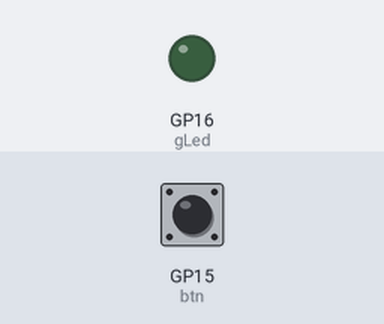
A program run on a simulated Raspberry Pi Pico running MicroPython. Parts: output pins drawn as LEDs (lit = HIGH). The inputs (shaded band) are chosen by the test bench; at power-on: GP15 (btn) LOW. Library files of the repository ran but are not shown: queue.py; what the program prints to the serial console is not drawn.

Above: at 0.1 s.
At 121.1 s:
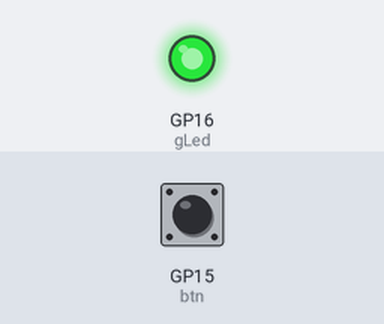
Timing chart, 0 to 122.6 s (numbered marks = the images above):
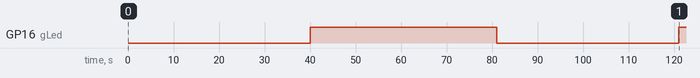

Measured:
- by itself, GP16 (gLed): LOW → HIGH at 40.0 s, → LOW 41.0 s later, → HIGH 40.0 s later

The program:

Asyncio_Digi_Key.py
```python
'''
Syncio from Digi_key
concurrency and mutitasking
TIme_slicing
RTOS real time operating sysytem
https://github.com/peterhinch/micropython-async/blob/46438be23632cc3d74d9ecd72768c9108dde1298/v3/README.md
uasuyncio does not have queue function, version three, primitives has a
https://github.com/peterhinch/micropython-async/blob/46438be23632cc3d74d9ecd72768c9108dde1298/v3/docs/TUTORIAL.md#35-queue

https://github.com/peterhinch/micropython-async/blob/46438be23632cc3d74d9ecd72768c9108dde1298/v3/docs/THREADING.md

'''
import uasyncio
# from machine import Pin
# import time

# gPin=16
# gLed=Pin(gPin,Pin.OUT)
# rPin = 17
# rLed=Pin(rPin,Pin.OUT)
# ##1 make co-routine on a timer. will not switch between functions automatically,
# ## so need a function to do so,  whis is the  await uasyncio.sleep(delay)
# ##  'await' = It tells us to wait for the funtion to finish the future object, in this case 'sleep'
# async def blink(delay):
#     while True:
#         gLed.toggle()
#         await uasyncio.sleep(delay)
# ## Every uasyncio function must be part of the event loop. works as scheduler
# ## Need to call ' .run ' function to call on the main function. The 'create_task()'  is similar to await BUT returns IMMEDIATELY
# ## to start running the multi task program, need to start the event loop and run the 'entry point.'  Only can
# ## call one co-routine program from .run at a tinme.
# async def main():
#     # await blink(.3)
#     uasyncio.create_task(blink(.5))
#     ### if have 'await blink(.3)', instead of the above 'create_task' , the  blink fx never runs. it just becomes a 'futyure object.'
#     count=0

#     while True:  ## looks like I have to have the while loop be shorter than the called co Routine Blink
#         timeStart=time.time()
#         print(timeStart)
#         rLed.value(1)
#         time.sleep(.2)
#         rLed.value(0)
#         time.sleep(.2)
#         print('bloop  ',count)
#         count +=1
#         timeStop=time.time()
#         timeDelta=time.ticks_diff(timeStop,timeStart)
#         print(timeDelta)
#         timeStart=timeStop
#         await uasyncio.sleep(.001)

# uasyncio.run(main())

'''


'''
# import machine
# import uasyncio
# # settings
# gPin=17
# gLed=machine.Pin(gPin,machine.Pin.OUT)

# # CoRoutine: blink in a timer  Co-poperative mutltitasking
# async def blink(delay):
#     while True:
#         gLed.toggle()
#         await uasyncio.sleep(delay) # need to have an await function/ is a keyword whdcih says wait for the functio to complete

# # co routine: create an entry point for the asycncio program.  without await and just a delay, it creates a future object.Need to call with await
# ########### option 1
# # async def main():
# #     blink(0.2)  ## as is, the blink function is not called, just gives us a 'future object.
# #     print('done')
# # uasyncio.run(main())
# ################## option 2
# ## need to point uasyncio to the entry point to get it running.
# ## start event loop and run entry point coroutine
# ## only one run function being called ferom the .run
# # uasyncio.run(main())

# ########### option 3
# # async def main():
# #     await blink(0.2)
# #     print('done')

# # uasyncio.run(main())
# #########  every routine has to yield to other tasks so they can run
# async def main():

#     uasyncio.create_task(blink(0.2))
#     while True:
#         print('done')
#         await uasyncio.sleep_ms(1000)## by adding this, this routine yields to the main function so they both run
# ## the function yields  so that two trasks run at same time. an alternaitve to tme stamp to check a sensor of wi fi connection
# uasyncio.run(main())

#### will add a button zthis allows functions to be performed while awaiting another function( in this case abutton) to be returend
'''
import machine
import uasyncio

# settings
import time
gPin=17
gLed=machine.Pin(gPin,machine.Pin.OUT)
butPin=15
btn=machine.Pin(butPin,machine.Pin.IN,machine.Pin.PULL_DOWN)
## the below 10 lines just ot work out the button values.  I used a PULLdown , i had different wiring
# btn_prev=btn.value()      ## tis is my working out the logic of the while loop. . when the btn.value() becomes one  and btn_prev is still 0 , we have 'and'  not 'or'
# print(btn.value())
# while (btn.value()==1) or (btn.value()==btn_prev):
#         a=btn.value()
#         print(btn.value(),'  ',btn_prev)
#         btn_prev =btn.value()

#         time.sleep(.5)
#         # await uasyncio, .sleep_ms(40)
#         try:
#             if btn.value()==1 and (btn_prev==0):
#                 print('Hit')
#             btn_prev=btn.value()
#         except:
#             continue


# CoRoutine: blink in a timer  Co-poperative mutltitasking
async def blink(delay):  #3 cabn be used to check a sensor at freqeunt intervals
    while True:
        gLed.toggle()
        await uasyncio.sleep(delay) # need to have an await function/ is a keyword whdcih says wait for the functio to complete
      ### the uasyncio.create_task(blink(0.2)) in the  async def main() refers up to here and this await ... causes the procecessor to yield up here to the other function.
# co routine : only return on button press
async def wait_button():
    btn_prev =btn.value()
    print(btn_prev)
    while (btn.value()==1) or (btn.value()==btn_prev):## so when I let up on the button, the button..value becomes 0 and at that moment the btn_prev was 1. so for an instant the while loop criteria are not met!!!
        print(btn.value(),'  ',btn_prev)
        btn_prev =btn.value()
        await uasyncio.sleep_ms(40)
        print(btn_prev)
    ## 1 1      1   let up  bloop    0     0 0 btn_prev becomnes one as the button i
async def main():
    uasyncio.create_task(blink(0.2)) #3 this is similar to await but it returns immediately

    while True:
        await wait_button() # entry point needs await to call the wait_button function
        print('bloop')
        ## i think that 'await uasyncio.sleep(delay)' has to be in this main() function OR ,as in this case, is in the 'wait_button' function. onw or the other.


uasyncio.run(main())
### the WHile loop keeps checking the 'wait_button' function until the condition of the the button_value =0 and the prev button value which was 1 Now  does not equal the new button.value().
### the OR condition is not met and the  await wait_button gets to kick in, the time functionpermits the next item in the while loop to be performed.
### in this case the next in line is the print('bloop')
'''
'''
import machine
import uasyncio

# settings
import utime
gPin=17
gLed=machine.Pin(gPin,machine.Pin.OUT)
butPin=15
btn=machine.Pin(butPin,machine.Pin.IN,machine.Pin.PULL_DOWN)
## the below 10 lines just ot work out the button values.  I used a PULLdown , i had different wiring
# btn_prev=btn.value()      ## tis is my working out the logic of the while loop. . when the btn.value() becomes one  and btn_prev is still 0 , we have 'and'  not 'or'
# print(btn.value())
# while (btn.value()==1) or (btn.value()==btn_prev):
#         a=btn.value()
#         print(btn.value(),'  ',btn_prev)
#         btn_prev =btn.value()

#         time.sleep(.5)
#         # await uasyncio, .sleep_ms(40
#         try:
#             if btn.value()==1 and (btn_prev==0):
#                 print('Hit')
#             btn_prev=btn.value()
#         except:
#             continue


# CoRoutine: blink in a timer  Co-poperative mutltitasking
async def blink(delay):  #3 cabn be used to check a sensor at freqeunt intervals
    while True:
        gLed.toggle()
        await uasyncio.sleep(delay) # need to have an await function/ is a keyword whdcih says wait for the functio to complete
      ### the uasyncio.create_task(blink(0.2)) in the  async def main() refers up to here and this await ... causes the procecessor to yield up here to the other function.
# co routine : only return on button press
async def wait_button():
    btn_prev =btn.value()
    # print(btn_prev)  ### when I let up in the button, the 'OR' is not met because btnvlaue is becomes 0 and the btn_prev is still 1
    while (btn.value()==1) or (btn.value()==btn_prev):## so when I let up on the button, the button..value becomes 0 and at that moment the btn_prev was 1. so for an instant the while loop criteria are not met!!!
## let up ++btn.value=0       btn.value does not = btn_prev which was 1 (o != 1), therefore conditions not met
 ## remember, when I let up, the btn_prev was 1 and now it just went to zero!!
        # print(btn.value(),'  ',btn_prev)
        btn_prev =btn.value()
        await uasyncio.sleep_ms(40)
        # print(btn_prev)
    ## 1 1      1   let up  bloop    0     0 0 btn_prev becomes one as the button i
async def main():
    ## Start coroutine as a task and immediately return
    uasyncio.create_task(blink(0.2)) #3 this is similar to await but it returns immediately
    ##Main loop
    timeStamp=utime.ticks_ms()
    while True:
        await wait_button() # entry point needs await to call the wait_button function
        newTime=utime.ticks_ms()
        deltaTime=newTime-timeStamp
        # deltaTime=utime.ticks_diff(newTime,timeStamp)
        print('bloop')
        ## i think that 'await uasyncio.sleep(delay)' has to be in this main() function OR ,as in this case, is in the 'wait_button' function. onw or the other.
        print(deltaTime)
        timeStamp=newTime

uasyncio.run(main())
### the WHile loop keeps checking the 'wait_button' function until the condition of the the button_value =0 and the prev button value which was 1 Now  does not equal the new button.value().
### the OR condition is not met and the  await wait_button gets to kick in, the time functionpermits the next item in the while loop to be performed.
### in this case the next in line is the print('bloop')
'''

import machine
import uasyncio
import utime
import queue
gPin=16
gLed=machine.Pin(gPin,machine.Pin.OUT)
butPin=15
btn=machine.Pin(butPin,machine.Pin.IN,machine.Pin.PULL_DOWN)

# async def blink(delay):
async def blink(q):
    delay_ms = 0
    while True:
        if not q.empty():
            delay_ms=await q.get()
        gLed.toggle()
        await uasyncio.sleep(delay_ms)
async def wait_button():
    but_prev = btn.value()
    if btn.value()==1 or btn.value()==but_prev:
        btn_prev = btn.value()
        await uasyncio.sleep_ms(40)
async def main():
    q=queue.Queue()
    uasyncio.create_task(blink(q))
    timeStart=utime.ticks_ms()
    while True:
        await wait_button()
        timeStop=utime.ticks_ms()
        delayTime = utime.ticks_diff(timeStop,timeStart)
        timeStart=timeStop
        print(delayTime)
        delayTime=min(delayTime,2000)
        await q.put(delayTime)
uasyncio.run(main())   
```
